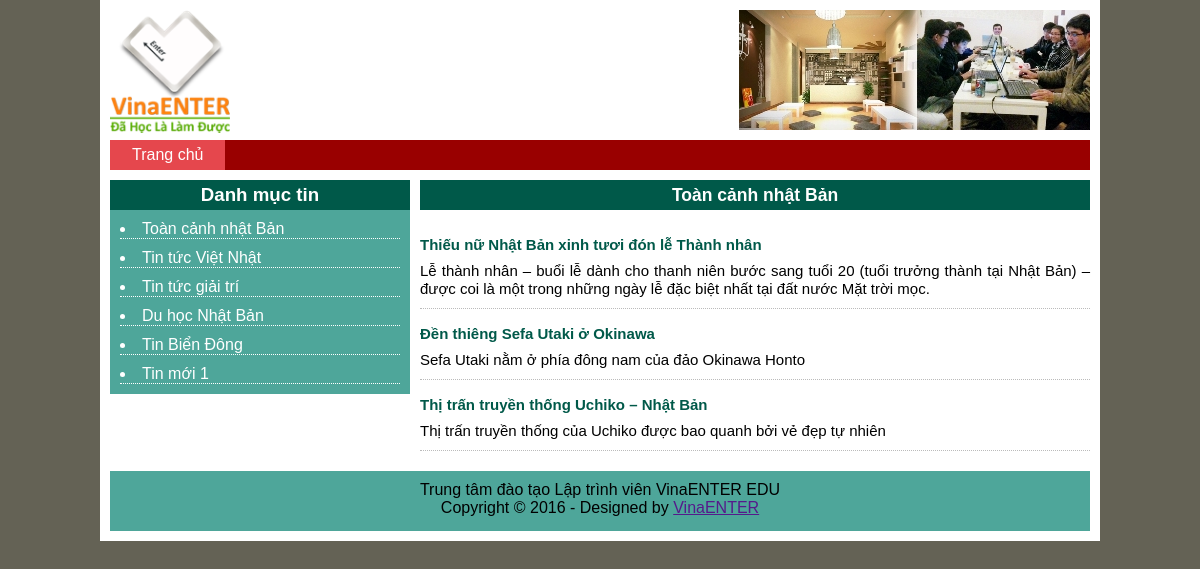
Screenshot of /cat.php?cid=1 with the database file from the repository.
### tables this page shows
CREATE TABLE `danhmuctin` (
  `ID_DanhMucTin` int(255) NOT NULL,
  `TenDanhMucTin` varchar(120) NOT NULL
);

CREATE TABLE `tintuc` (
  `ID_TinTuc` int(255) NOT NULL,
  `TenTinTuc` varchar(120) NOT NULL,
  `MoTa` text NOT NULL,
  `HinhAnh` varchar(120) NOT NULL,
  `ChiTiet` text,
  `NgayDang` timestamp NULL DEFAULT NULL,
  `ID_DanhMucTin` int(255) NOT NULL
);

### inc/left_bar.php (the view)
<?php
	$query = "SELECT * FROM danhmuctin";
	$result = $mysqli->query($query);
?>
<h3>Danh mục tin</h3>
<ul>
	<?php
		while ($arDanhMucTin = mysqli_fetch_assoc($result)) {
			$idDanhMucTin = $arDanhMucTin['ID_DanhMucTin'];
			$tenDanhMucTin = $arDanhMucTin['TenDanhMucTin'];
	?>
			<li><a href="cat.php?cid=<?php echo $idDanhMucTin; ?>" title=""><?php echo $tenDanhMucTin; ?></a></li>
	<?php
		}
	?>
</ul>

### inc/cat.php (shortened to what this page needs)
<?php
	$id_danhmuctin = $_GET['cid'];
	$queryTTByID = "SELECT * FROM tintuc WHERE ID_DanhMucTin = {$id_danhmuctin} ORDER BY ID_TinTuc DESC";
	$result = $mysqli->query($queryTTByID);
	$sql = "SELECT * FROM danhmuctin WHERE ID_DanhMucTin = {$id_danhmuctin}";
	$resul1 = $mysqli->query($sql);
	$arTenDanhMuc = mysqli_fetch_assoc($resul1);
	$tenDanhMucTin = $arTenDanhMuc['TenDanhMucTin'];
?>
<h3><?php echo $tenDanhMucTin; ?></h3>
<div class="main-content items-new">
	<ul>
	<?php
		while ($arTTByID = mysqli_fetch_assoc($result)) {
			$tenTinTuc = $arTTByID['TenTinTuc'];
			$mota = $arTTByID['MoTa'];
			$idTinTuc = $arTTByID['ID_TinTuc'];
	?>
		<li>
			<h2>
				<a href="detail.php?id=<?php echo $idTinTuc; ?>" title=""><?php echo $tenTinTuc;?></a>
			</h2>
			<div class="item">
				<p><?php echo $mota; ?></p>
			</div>
		</li>
		<?php
			}
		?>
	</ul>
</div>

### style.css (style rules this page uses)
* { margin: 0; padding: 0; }
body { background: none repeat scroll 0 0 #646255; font-family: arial; }
ul { list-style: none outside none; }
#content h3 { background: none repeat scroll 0 0 #005949; color: #FFFFFF; height: 30px; line-height: 30px; text-align: center; }
#content .content-left ul { margin: 10px; }
#content .content-left ul li { border-bottom: 1px dotted #FFFFFF; color: #FFFFFF; list-style: disc inside none; margin: 10px 0; }
#content .content-left ul li a { color: #FFFFFF; font-size: 16px; text-decoration: none; }
.main-content { margin-top: 10px; }
.items-new ul { list-style: none outside none; }
.items-new ul li { border-bottom: 1px dotted #BBBBBB; padding: 10px 0; }
.items-new ul li h2 { margin-bottom: 6px; }
.items-new ul li h2 a { color: #005949; font-size: 15px; text-decoration: none; }
.items-new ul li .item p { line-height: 18px; }

### rows the page displays
danhmuctin: TenDanhMucTin "Toàn cảnh nhật Bản"
danhmuctin: TenDanhMucTin "Tin tức Việt Nhật"
danhmuctin: TenDanhMucTin "Tin tức giải trí"
danhmuctin: TenDanhMucTin "Du học Nhật Bản"
danhmuctin: TenDanhMucTin "Tin Biển Đông"
danhmuctin: TenDanhMucTin "Tin mới 1"
tintuc: TenTinTuc "Thiếu nữ Nhật Bản xinh tươi đón lễ Thành nhân", MoTa "Lễ thành nhân – buổi lễ dành cho thanh niên bước sang tuổi 20 (tuổi trưởng thành tại Nhật Bản) – được coi là một trong những ngày lễ đặc biệt nhất tại đất nước Mặt trời mọc."
tintuc: TenTinTuc "Đền thiêng Sefa Utaki ở Okinawa", MoTa "Sefa Utaki nằm ở phía đông nam của đảo Okinawa Honto"
tintuc: TenTinTuc "Thị trấn truyền thống Uchiko – Nhật Bản", MoTa "Thị trấn truyền thống của Uchiko được bao quanh bởi vẻ đẹp tự nhiên"
